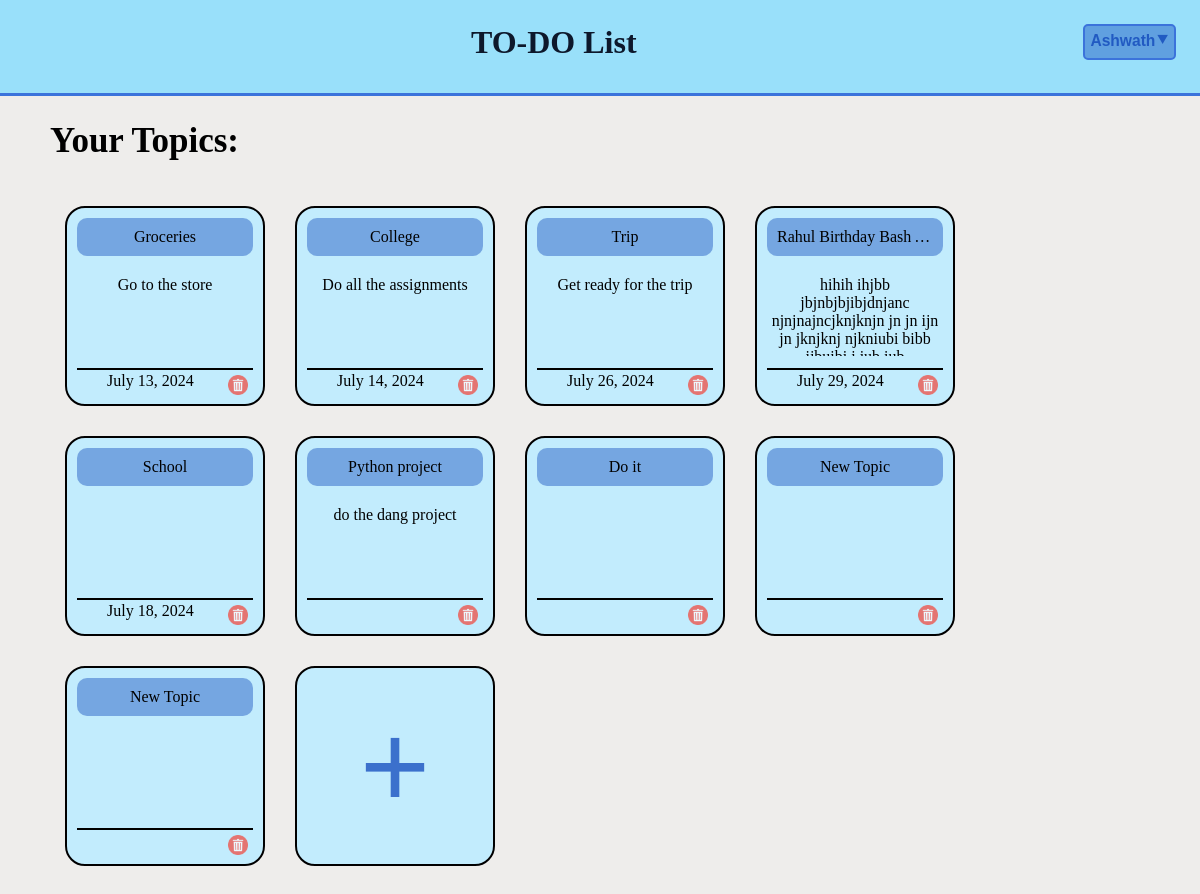
Page /home/ (signed in) on the earlier database version.
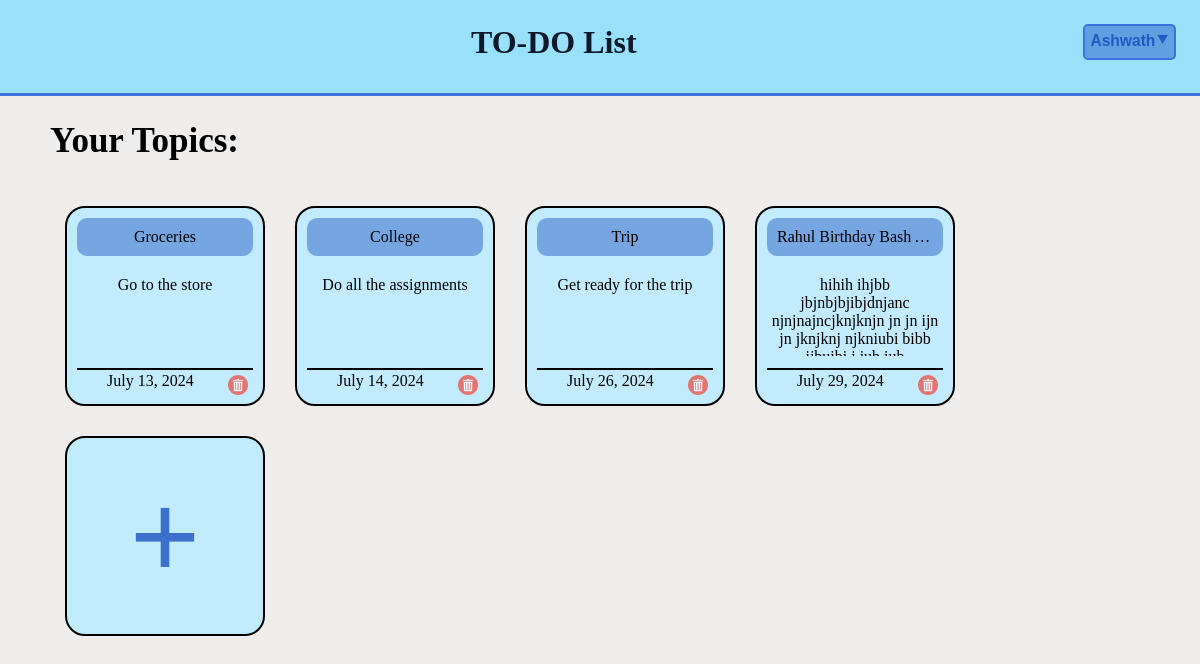
Same page on the later database version.
### base/models.py (models this page shows)
class Topic(models.Model):
    user = models.ForeignKey(User, on_delete=models.CASCADE)
    title = models.CharField(max_length=100, blank=False, null=False)
    description = models.TextField(null=True, blank=True)
    created = models.DateTimeField(auto_now_add=True)
    deadline = models.DateField(null=True, blank=True)
    completed = models.BooleanField(default=False)
    def __str__(self):
        return self.title
    class Meta:
        ordering = ['created']

### base/views.py (the view)
# urls.py: path('home/', views.home, name = 'home'),
def home(request):
    user = request.user
    topics = Topic.objects.filter(user = user)
    context = {'topics':topics}
    return render(request, 'base/home.html', context)

### base/templates/base/home.html (shortened to what this page needs)
{% extends 'main.html' %}
{% block content %}
{% load static %}
<div class="block">
    <div class="sub-heading">
        Your Topics:
    </div>
    <div class="topics">
            {% for topic in topics %}
            <div class="topic-box btn" onmouseover="hoverDim(this)" onmouseout="resetDim(this)">
                <div class="topic-heading dim" onclick="redirect('/topic/{{topic.id}}')">
                    {{topic}}
                </div>
                <div class="topic-body" onclick="redirect('/topic/{{topic.id}}')">
                    <div class="topic-description">
                        {{topic.description}}
                    </div>
                    <div class="topic-box-footer">
                        {% if topic.deadline is not none %}
                        <div class="topic-deadline" onclick="redirect('/topic/{{topic.id}}')">
                            {{topic.deadline}}
                        </div>
                        {% else %}
                        <div class="topic-deadline" style="color: transparent;" onclick="redirect('/topic/{{topic.id}}')">
                        </div>
                        {% endif %}
                        <div class="delete-btn btn" onclick="deleteTopic('{{topic.id}}', event)">
                            <img src="{% static 'images/bin.png' %}" height=" 20px">
                        </div>
                    </div>
                </div>
            </div>
            {% endfor %}
        <button class="topic-box topic-add-btn" onclick="window.location.href=`{% url 'createtopic' %}`">
                <div class="plus-icon">&plus;</div>
        </button>
    </div>
</div>
{% endblock %}

### templates/main.html (shortened to what this page needs)
{% load static %}
<!DOCTYPE html>
<html lang="en">
<head>
    <link rel="stylesheet" href="{% static 'styles/style.css' %}" />
</head>
<body>
    <div class="header">
        <div class="title"><h1>TO-DO List</h1></div>
        {% if request.user.is_authenticated %}
        <div class="userinfo">
            <button class="username dropbtn"><h3>{{request.user.username}}<span class="drop-arrow" style="font-size:17px; display:inline-block; padding-bottom: 2px;">&#11206</span></h3></button>
        </div>
        {% endif %}
    </div>
    <div class="main_body">
        {% block content %}
        {% endblock %}
    </div>
</body>
</html>

### static/styles/style.css (style rules this page uses)
* { margin: 0; padding: 0; box-sizing: border-box; }
body { background-color: #EEEDEB; }
.header { background-color: #99e0fa; padding: 24px; border-bottom: 3px solid #3b73db; display: flex; justify-content: space-between; height: 6rem; }
.title { flex-grow: 1; text-align: center; color: #0d182b; }
.userinfo { align-items: center; justify-content: center; height: 5px; }
.username { color: #215ac2; font-weight: 700; cursor: pointer; }
.dropbtn { padding: 5px; border: 2px solid #3b73db; border-radius: 5px; background-color: #2159c279; }
.sub-heading { margin: 25px 50px; font-size: 35px; font-weight: 900; }
.topics { margin: 25px 50px; padding: 10px 5px; display: flex; flex-wrap: wrap; justify-content: left; gap: 10px; }
.topic-box { border: 2px solid black; border-radius: 30px; margin: 10px; padding: 10px; width: 200px; height: 200px; gap: 10px; display: flex; flex-direction: column; text-align: center; margin: 10px; border-radius: 20px; background-color: #c2ecfd; cursor: pointer; }
.topic-heading { margin: 0 0 10px 0; padding: 10px; width: 100%; white-space: nowrap; overflow: hidden; text-overflow: ellipsis; border-radius: 10px; background-color: #2159c279; text-align: center; }
.topic-body { flex-grow: 1; display: flex; flex-direction: column; justify-content: space-between; }
.topic-description { height: auto; max-height: 80px; width: 100%; white-space: nowarp; overflow-y: auto; text-overflow: ellipsis; }
.topic-box-footer { border-top: 2px solid black; display: flex; justify-content: space-between; }
.topic-deadline { margin: 2px 0px 0px 30px; }
.delete-btn { margin: 5px 5px -5px 5px; opacity: .7; cursor: pointer; }
.topic-add-btn { display: flex; justify-content: center; align-items: center; cursor: pointer; }
.plus-icon { font-size: 120px; color: #2159c2d7; }

Differences in the rows shown:
removed Topic: title "School", deadline "July 18, 2024"
removed Topic: title "Python project", description "do the dang project"
removed Topic: title "Do it"
removed Topic: title "New Topic"
removed Topic: title "New Topic"
